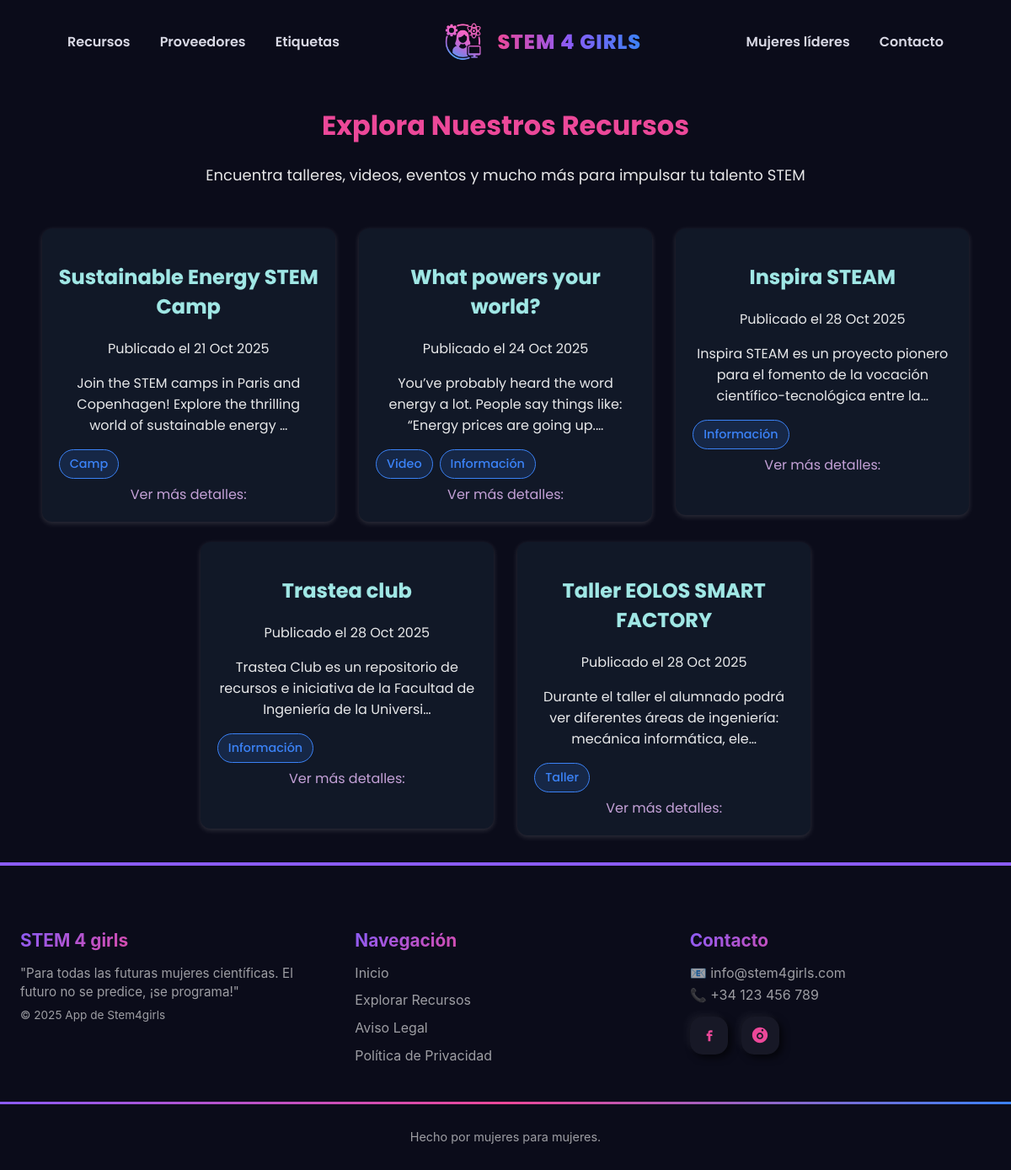
Screenshot of /appstem4girls/recursos/ with the database file from the repository.
### appstem4girls/models.py (models this page shows, shortened)
class Recurso(models.Model):
    titulo = models.CharField(max_length=200)
    descripcion = models.TextField()
    fecha_publicacion = models.DateField(auto_now_add=True)
    enlace = models.URLField(blank=True)
    proveedor = models.ForeignKey(Proveedor, on_delete=models.CASCADE, related_name='recursos')
    tags = models.ManyToManyField(Tag, related_name='recursos')

class Tag(models.Model):
    nombre = models.CharField(max_length=50)
    descripcion = models.TextField(blank=True)

### appstem4girls/views.py (the view)
# urls.py: path('recursos/', views.lista_recursos, name='lista_recursos'),
def lista_recursos(request):
    recursos = Recurso.objects.all()
    return render(request, 'lista_recursos.html', {'recursos': recursos})

### appstem4girls/templates/lista_recursos.html (shortened to what this page needs)
{% extends "base.html" %}
{% load static %}
{% block extra_css %}
<link rel="stylesheet" href="{% static 'css/recursos.css' %}">
{% endblock %}
{% block contenido %}
<div class="l_recursos">
    <div class="info_L_recursos">
        <h1>Explora Nuestros Recursos</h1>
        <p>Encuentra talleres, videos, eventos y mucho más para impulsar tu talento STEM</p>
        </div>
  <div class="grid_recursos">
    {% if recursos %}
    {% for recurso in recursos %}
        <div class="recurso_card">
            <div>
                <h2>{{ recurso.titulo }}</h2>
                <p> Publicado el {{ recurso.fecha_publicacion|date:"d M Y" }} </p>
                <p>{{ recurso.descripcion|truncatechars:100 }}</p>
                {% if recurso.tags.all %}
                    <div class="tags_recurso">
                        {% for tag in recurso.tags.all %}
                            <a href="{% url 'detalle_tag' tag.id %}" class="tag">
                                {{ tag.nombre }}
                            </a>
                        {% endfor %}
                    </div>
                {% endif %}
            </div>
            <div class= "enlace_recursos">
            <a href="{% url 'detalle_recurso' recurso.id %}">Ver más detalles:</a></div>
        </div>
    {% endfor %}
    {% else %}
        <p>ERROR</p>
    {% endif %}
    </div>
  </div>
{% endblock %}

### appstem4girls/static/css/base.css (style rules this page uses)
:root { --primary: #8B5CF6; --secondary: #EC4899; --accent: #3B82F6; --text-light: rgba(255, 255, 255, 0.9); --text-muted: rgba(255, 255, 255, 0.6); --bg-dark: #0B0C1A; }
body { font-family: 'Poppins', Arial, sans-serif; background-color: var(--bg-dark); color: var(--text-light); margin: 0; padding: 0; min-height: 100vh; display: flex; flex-direction: column; }

### appstem4girls/static/css/recursos.css (style rules this page uses)
.l_recursos { background-color: var(--bg-dark);; }
.info_L_recursos { color:var(--text-light); text-align: center; }
.info_L_recursos h1 { color: var(--secondary); }
.info_L_recursos p { font-size: large; }
.grid_recursos { width: 100%; padding: 20px; box-sizing: border-box; text-align: center; }
.recurso_card { display: inline-block; vertical-align: top; width: 30%; min-width: 280px; min-height: 340px; background-color: #111827; border-radius: 12px; box-shadow: 0 2px 6px rgba(255, 255, 255, 0.15); overflow: hidden; padding: 20px; max-width: 350px; margin: 12px; box-sizing: border-box; transition: transform 0.3s ease, box-shadow 0.3s ease; }
.recurso_card h2 { color: #A0E7E5; -webkit-text-stroke: 0.2px #a0e7e5b1; -webkit-text-fill-color: #A0E7E5; }
.enlace_recursos a { text-decoration: none; color: #C4A1D7; }
.tags_recurso { display: flex; flex-wrap: wrap; gap: 8px; margin-top: 6px; margin-bottom: 6px; }
.tag { padding: 6px 12px; border: 1px solid var(--accent); border-radius: 20px; background-color: rgba(59, 130, 246, 0.15); font-size: 0.9rem; font-weight: 500; text-decoration: none; color: var(--accent); }

### rows the page displays
Recurso: titulo "Sustainable Energy STEM Camp", fecha_publicacion "21 Oct 2025", descripcion "Join the STEM camps in Paris and Copenhagen! Explore the thrilling world of sustainable energy …"
Tag: nombre "Camp"
Recurso: titulo "What powers your world?", fecha_publicacion "24 Oct 2025", descripcion "You’ve probably heard the word energy a lot. People say things like: “Energy prices are going up.…"
Tag: nombre "Video"
Tag: nombre "Información"
Recurso: titulo "Inspira STEAM", fecha_publicacion "28 Oct 2025", descripcion "Inspira STEAM es un proyecto pionero para el fomento de la vocación científico-tecnológica entre la…"
Recurso: titulo "Trastea club", fecha_publicacion "28 Oct 2025", descripcion "Trastea Club es un repositorio de recursos e iniciativa de la Facultad de Ingeniería de la Universi…"
Recurso: titulo "Taller EOLOS SMART FACTORY", fecha_publicacion "28 Oct 2025", descripcion "Durante el taller el alumnado podrá ver diferentes áreas de ingeniería: mecánica informática, ele…"
Tag: nombre "Taller"
